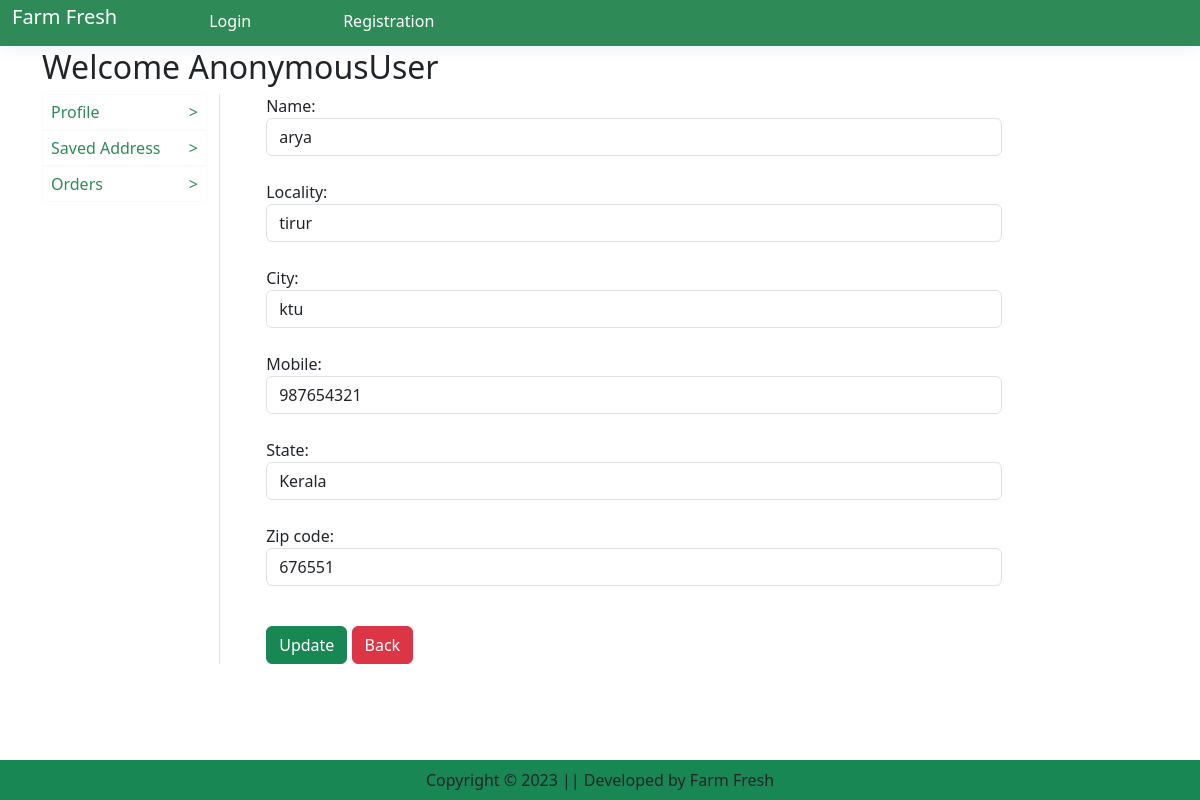
Page /updateAddress/5 on the committed database.
### app/models.py (models this page shows, shortened)
class Customer(models.Model):
    user = models.ForeignKey(User,on_delete=models.CASCADE)
    name=models.CharField(max_length=100)
    locality=models.CharField(max_length=100)
    city=models.CharField(max_length=100)
    mobile = models.IntegerField(default=0)
    zip_code = models.IntegerField()
    state =models.CharField(choices=state_choices,max_length=100)

### app/views.py (the view)
# urls.py: path('updateAddress/<int:pk>', views.updateAddress, name='updateAddress'),
def updateAddress(request, pk):
    customer = Customer.objects.get(pk=pk)
    if request.method == 'POST':
        form = CustomerProfileForm(request.POST, instance=customer)
        if form.is_valid():
            form.save()
            messages.success(request, 'Congratulations! Profile Updated successfully')
            return redirect('address')
    else:
        form = CustomerProfileForm(instance=customer)
    return render(request, 'updateAddress.html', {'form': form})

### app/forms.py
class CustomerProfileForm(forms.ModelForm):
    class Meta:
        model = Customer
        fields = [ 'name','locality','city','mobile','state','zip_code']
        widgets = {
            'name' : forms.TextInput( attrs={'class' : 'form-control'}),
            'locality' : forms.TextInput(attrs={'class' : 'form-control'}),
            'city' : forms.TextInput(attrs={'class' : 'form-control'}),
            'mobile' : forms.NumberInput(attrs={'class' : 'form-control'}),
            'state' : forms.Select(attrs={'class' : 'form-control'}),
            'zip_code' : forms.NumberInput(attrs={'class' : 'form-control'}),
        }

### app/templates/updateAddress.html (shortened to what this page needs)
{% extends 'nav.html' %}
{% load static %}
{% block content %}
<div class="container my-5 m">
    <div class="row" style="margin-top: 2%;">
       <h2>Welcome <span class="text-capitalize">{{request.user}}</span></h2>
       {% include 'accounts.html' %}
          <div class=" col-sm-8 offset sm-1 ml-5">
               <form action="" method="post">
                      {% for fm in form %}
                            {{ fm.label_tag }} {{ fm }} <small class="text-danger">{{ fm.errors|striptags }}</small>
                            <br>
                      {% endfor %}
                      <div class="col-12 mt-3">
                        <button type="submit" class="btn btn-success" >Update</button>
                        <a href="{% url 'address' %}" type="button" class="btn btn-danger">Back</a>
                      </div>
                    </form>
          </div>
    </div>
</div>
{% endblock %}

### app/static/css/style.css (style rules this page uses)
.offset { margin-left: 3%; }

### app/templates/accounts.html (style rules this page uses)
.offset { margin-left: 3%; }

### rows in the picture
Customer: form "arya" "tirur" "ktu" "987654321" "Kerala" "676551"

### other values in the picture
{{ request.user }} "AnonymousUser"
{{ fm.label_tag }} "Name:" "Locality:" "City:" "Mobile:" "State:" "Zip code:"
